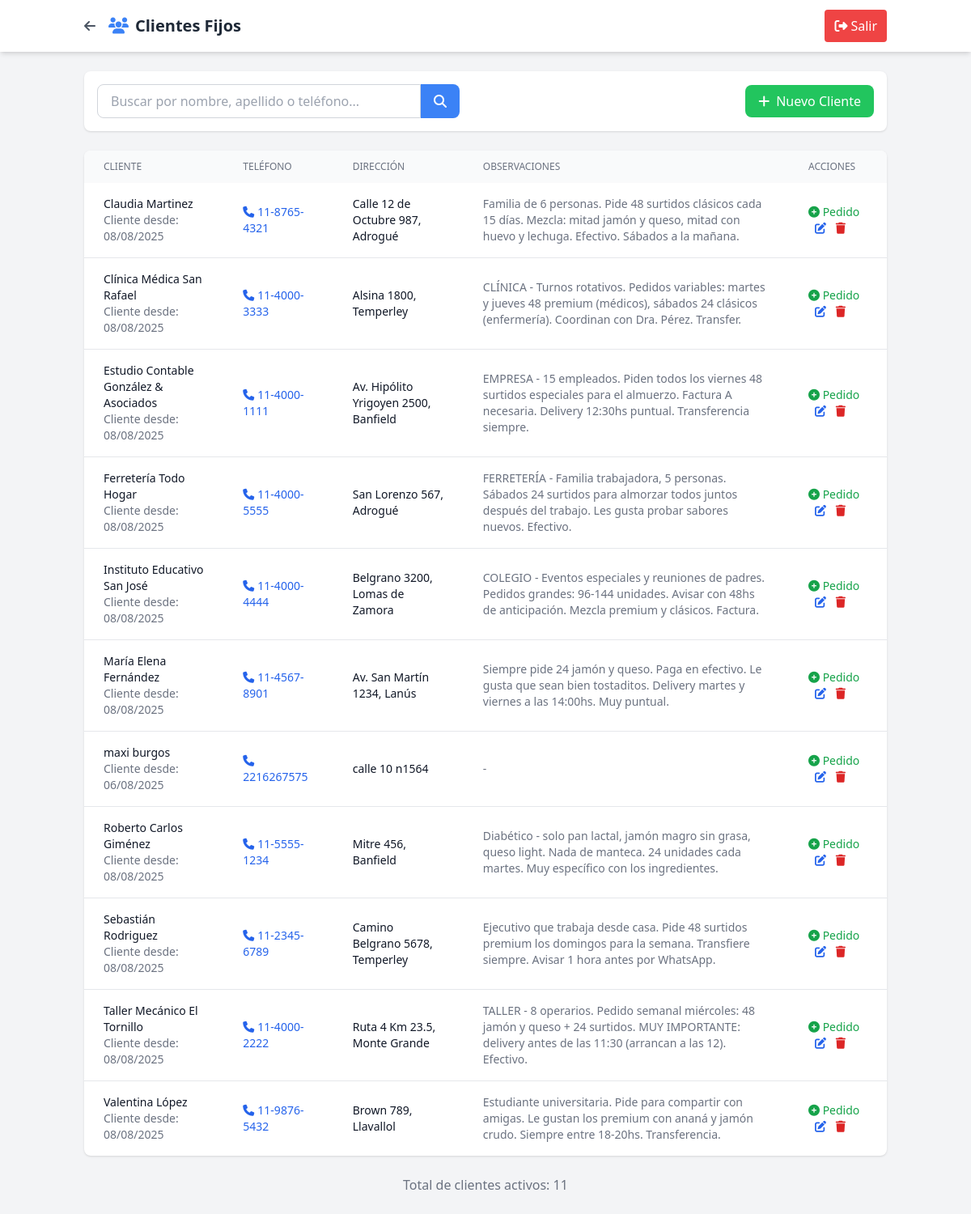
Screenshot of /admin/modules/clientes/lista_clientes.php (signed in) with the database file from the repository.
### tables this page shows
CREATE TABLE `clientes_fijos` (
  `id` int(11) NOT NULL,
  `nombre` varchar(100) NOT NULL,
  `apellido` varchar(100) NOT NULL,
  `telefono` varchar(20) NOT NULL,
  `direccion` text DEFAULT NULL,
  `producto_habitual` varchar(100) DEFAULT NULL,
  `observaciones` text DEFAULT NULL,
  `activo` tinyint(1) DEFAULT 1,
  `created_at` timestamp NULL DEFAULT current_timestamp()
);

### admin/modules/clientes/lista_clientes.php (the view, shortened to what this page needs)
<?php
$pdo = getConnection();
$buscar = isset($_GET['buscar']) ? sanitize($_GET['buscar']) : '';
$sql = "SELECT * FROM clientes_fijos WHERE activo = 1";
$params = [];
$sql .= " ORDER BY nombre, apellido";
$stmt = $pdo->prepare($sql);
$stmt->execute($params);
$clientes = $stmt->fetchAll();
?>
<!DOCTYPE html>
<html lang="es">
<head>
    <script src="https://cdn.tailwindcss.com"></script>
    <link rel="stylesheet" href="https://cdnjs.cloudflare.com/ajax/libs/font-awesome/6.4.0/css/all.min.css">
</head>
<body class="bg-gray-100">
    <header class="bg-white shadow-md">
        <div class="container mx-auto px-4 py-3 flex justify-between items-center">
            <div class="flex items-center">
                <a href="../../" class="text-gray-600 hover:text-gray-800 mr-4">
                    <i class="fas fa-arrow-left"></i>
                </a>
                <h1 class="text-xl font-bold text-gray-800">
                    <i class="fas fa-users text-blue-500 mr-2"></i>Clientes Fijos
                </h1>
            </div>
            <a href="../../logout.php" class="bg-red-500 hover:bg-red-600 text-white px-3 py-2 rounded">
                <i class="fas fa-sign-out-alt mr-1"></i>Salir
            </a>
        </div>
    </header>
    <main class="container mx-auto px-4 py-6">
        <div class="bg-white rounded-lg shadow mb-6 p-4">
            <div class="flex flex-col md:flex-row justify-between items-center space-y-4 md:space-y-0">
                <form method="GET" class="flex-1 max-w-md">
                    <div class="flex">
                        <input type="text" name="buscar" value="<?= htmlspecialchars($buscar) ?>"
                               placeholder="Buscar por nombre, apellido o teléfono..."
                               class="flex-1 px-4 py-2 border border-gray-300 rounded-l-lg focus:outline-none focus:ring-2 focus:ring-blue-500">
                        <button type="submit" class="bg-blue-500 hover:bg-blue-600 text-white px-4 py-2 rounded-r-lg">
                            <i class="fas fa-search"></i>
                        </button>
                    </div>
                </form>
                <button onclick="toggleModal()" class="bg-green-500 hover:bg-green-600 text-white px-4 py-2 rounded-lg">
                    <i class="fas fa-plus mr-2"></i>Nuevo Cliente
                </button>
            </div>
        </div>
        <div class="bg-white rounded-lg shadow overflow-hidden">
            <?php if (empty($clientes)): ?>
                <div class="p-8 text-center text-gray-500">
                    <i class="fas fa-users text-6xl mb-4"></i>
                    <h3 class="text-xl mb-2">No hay clientes registrados</h3>
                    <p>Agregá tu primer cliente fijo para empezar</p>
                </div>
            <?php else: ?>
                <div class="overflow-x-auto">
                    <table class="min-w-full">
                        <thead class="bg-gray-50">
                            <tr>
                                <th class="px-6 py-3 text-left text-xs font-medium text-gray-500 uppercase">Cliente</th>
                                <th class="px-6 py-3 text-left text-xs font-medium text-gray-500 uppercase">Teléfono</th>
                                <th class="px-6 py-3 text-left text-xs font-medium text-gray-500 uppercase">Dirección</th>
                                <th class="px-6 py-3 text-left text-xs font-medium text-gray-500 uppercase">Observaciones</th>
                                <th class="px-6 py-3 text-left text-xs font-medium text-gray-500 uppercase">Acciones</th>
                            </tr>
                        </thead>
                        <tbody class="divide-y divide-gray-200">
                            <?php foreach ($clientes as $cliente): ?>
                                <tr class="hover:bg-gray-50">
                                    <td class="px-6 py-4">
                                        <div class="text-sm font-medium text-gray-900">
                                            <?= htmlspecialchars($cliente['nombre'] . ' ' . $cliente['apellido']) ?>
                                        </div>
                                        <div class="text-sm text-gray-500">
                                            Cliente desde: <?= date('d/m/Y', strtotime($cliente['created_at'])) ?>
                                        </div>
                                    </td>
                                    <td class="px-6 py-4 text-sm text-gray-900">
                                        <a href="tel:<?= $cliente['telefono'] ?>" class="text-blue-600 hover:text-blue-800">
                                            <i class="fas fa-phone mr-1"></i><?= htmlspecialchars($cliente['telefono']) ?>
                                        </a>
                                    </td>
                                    <td class="px-6 py-4 text-sm text-gray-900">
                                        <?= htmlspecialchars($cliente['direccion'] ?: 'Sin dirección') ?>
                                    </td>
                                    <td class="px-6 py-4 text-sm text-gray-500">
                                        <?= htmlspecialchars($cliente['observaciones'] ?: '-') ?>
                                    </td>
                                    <td class="px-6 py-4 text-sm font-medium space-x-2">
                                        <a href="../pedidos/crear_pedido.php?cliente_id=<?= $cliente['id'] ?>"
                                           class="text-green-600 hover:text-green-900">
                                            <i class="fas fa-plus-circle"></i> Pedido
                                        </a>
                                        <button onclick="editarCliente(<?= $cliente['id'] ?>, '<?= htmlspecialchars($cliente['nombre']) ?>', '<?= htmlspecialchars($cliente['apellido']) ?>', '<?= htmlspecialchars($cliente['telefono']) ?>', '<?= htmlspecialchars($cliente['direccion']) ?>', '<?= htmlspecialchars($cliente['observaciones']) ?>')"
                                                class="text-blue-600 hover:text-blue-900">
                                            <i class="fas fa-edit"></i>
                                        </button>
                                        <button onclick="eliminarCliente(<?= $cliente['id'] ?>, '<?= htmlspecialchars($cliente['nombre'] . ' ' . $cliente['apellido']) ?>')"
                                                class="text-red-600 hover:text-red-900">
                                            <i class="fas fa-trash"></i>
                                        </button>
                                    </td>
                                </tr>
                            <?php endforeach; ?>
                        </tbody>
                    </table>
                </div>
            <?php endif; ?>
        </div>
        <div class="mt-6 text-center text-gray-500">
            <p>Total de clientes activos: <?= count($clientes) ?></p>
        </div>
    </main>
</body>
</html>

### rows the page displays
clientes_fijos: nombre+apellido "Claudia Martinez", created_at "08/08/2025", telefono "11-8765-4321", direccion "Calle 12 de Octubre 987, Adrogué", observaciones "Familia de 6 personas. Pide 48 surtidos clásicos cada 15 días. Mezcla: mitad jamón y queso, mitad con huevo y lechuga. Efectivo. Sábados a la mañana."
clientes_fijos: nombre+apellido "Clínica Médica San Rafael", created_at "08/08/2025", telefono "11-4000-3333", direccion "Alsina 1800, Temperley", observaciones "CLÍNICA - Turnos rotativos. Pedidos variables: martes y jueves 48 premium (médicos), sábados 24 clásicos (enfermería). Coordinan con Dra. Pérez. Transfer."
clientes_fijos: nombre+apellido "Estudio Contable González & Asociados", created_at "08/08/2025", telefono "11-4000-1111", direccion "Av. Hipólito Yrigoyen 2500, Banfield", observaciones "EMPRESA - 15 empleados. Piden todos los viernes 48 surtidos especiales para el almuerzo. Factura A necesaria. Delivery 12:30hs puntual. Transferencia siempre."
clientes_fijos: nombre+apellido "Ferretería Todo Hogar", created_at "08/08/2025", telefono "11-4000-5555", direccion "San Lorenzo 567, Adrogué", observaciones "FERRETERÍA - Familia trabajadora, 5 personas. Sábados 24 surtidos para almorzar todos juntos después del trabajo. Les gusta probar sabores nuevos. Efectivo."
clientes_fijos: nombre+apellido "Instituto Educativo San José", created_at "08/08/2025", telefono "11-4000-4444", direccion "Belgrano 3200, Lomas de Zamora", observaciones "COLEGIO - Eventos especiales y reuniones de padres. Pedidos grandes: 96-144 unidades. Avisar con 48hs de anticipación. Mezcla premium y clásicos. Factura."
clientes_fijos: nombre+apellido "María Elena Fernández", created_at "08/08/2025", telefono "11-4567-8901", direccion "Av. San Martín 1234, Lanús", observaciones "Siempre pide 24 jamón y queso. Paga en efectivo. Le gusta que sean bien tostaditos. Delivery martes y viernes a las 14:00hs. Muy puntual."
clientes_fijos: nombre+apellido "maxi burgos", created_at "06/08/2025", telefono "2216267575", direccion "calle 10 n1564", observaciones "-"
clientes_fijos: nombre+apellido "Roberto Carlos Giménez", created_at "08/08/2025", telefono "11-5555-1234", direccion "Mitre 456, Banfield", observaciones "Diabético - solo pan lactal, jamón magro sin grasa, queso light. Nada de manteca. 24 unidades cada martes. Muy específico con los ingredientes."
clientes_fijos: nombre+apellido "Sebastián Rodriguez", created_at "08/08/2025", telefono "11-2345-6789", direccion "Camino Belgrano 5678, Temperley", observaciones "Ejecutivo que trabaja desde casa. Pide 48 surtidos premium los domingos para la semana. Transfiere siempre. Avisar 1 hora antes por WhatsApp."
clientes_fijos: nombre+apellido "Taller Mecánico El Tornillo", created_at "08/08/2025", telefono "11-4000-2222", direccion "Ruta 4 Km 23.5, Monte Grande", observaciones "TALLER - 8 operarios. Pedido semanal miércoles: 48 jamón y queso + 24 surtidos. MUY IMPORTANTE: delivery antes de las 11:30 (arrancan a las 12). Efectivo."
clientes_fijos: nombre+apellido "Valentina López", created_at "08/08/2025", telefono "11-9876-5432", direccion "Brown 789, Llavallol", observaciones "Estudiante universitaria. Pide para compartir con amigas. Le gustan los premium con ananá y jamón crudo. Siempre entre 18-20hs. Transferencia."

### other values shown
count($clientes) "11"
